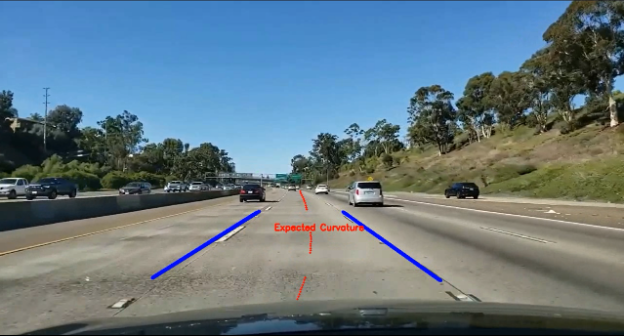
#> input picture images/curve.png, 624 x 336 px
$ python -i night_time.py   (imports and definitions only)
#> lines starting #> are read from the running program, lines starting #| are printed output that depends on the picture; after the words box and inside, x2 and y2 are one past the last pixel; in counts of white or black regions, pixels touching at a corner belong together
#> further down, picture is the input picture: shape (336, 624, 3); mean B, G, R 130.8, 120.7, 101
import cv2

def enhance_nighttime_visibility(frame, brightness_value = 15):
    # Convert to HSV - HSV (Hue, Saturation, Value)
    # the 'Value' channel represents brightness
#> called with brightness_value = 15
    hsv = cv2.cvtColor(frame, cv2.COLOR_BGR2HSV)
#> hsv: shape (336, 624, 3); mean H, S, V 62.4, 88.5, 143.2
    h, s, v = cv2.split(hsv)
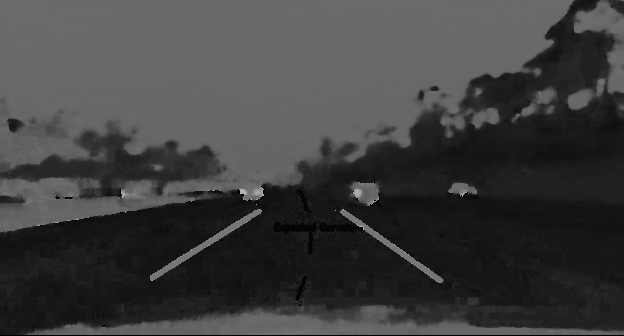
#> h: shape (336, 624); min 0, max 179, mean 62.4
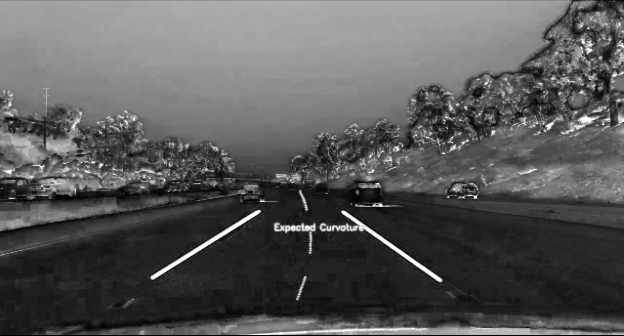
#> s: shape (336, 624); min 0, max 255, mean 88.5
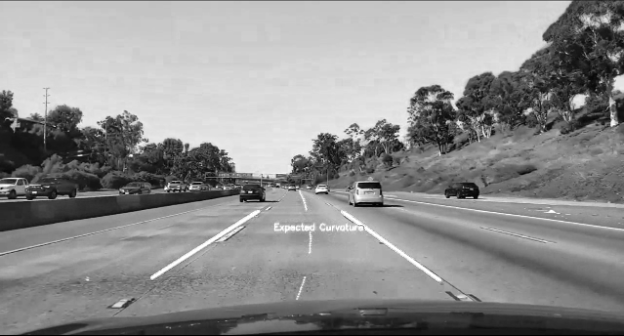
#> v: shape (336, 624); min 0, max 255, mean 143.2

    # Add brightness without exceeding top limit
    lim = 255 - brightness_value
    v[v > lim] = 255
#> v: shape (336, 624); 0.28% of pixels changed, all inside (x1, y1, x2, y2) = (3, 121, 615, 281)
    v[v <= lim] += brightness_value

    final_hsv = cv2.merge((h, s, v))
#> final_hsv: shape (336, 624, 3); mean H, S, V 62.4, 88.5, 158.2
    img_brightened = cv2.cvtColor(final_hsv, cv2.COLOR_HSV2BGR)

    enhanced_frame_gray = cv2.cvtColor(img_brightened, cv2.COLOR_BGR2GRAY)
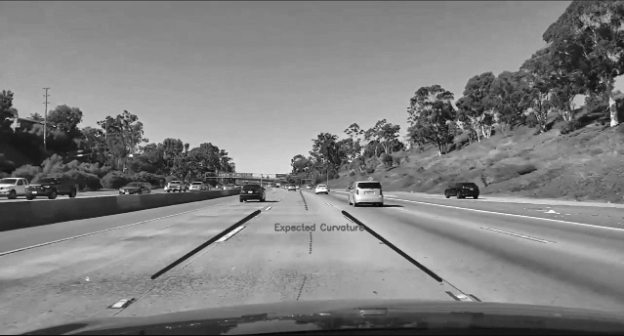
#> enhanced_frame_gray: shape (336, 624); min 6, max 255, mean 128.2
    return enhanced_frame_gray

>>> import cv2
>>> picture = cv2.imread('../../images/curve.png')
>>> result = enhance_nighttime_visibility(picture)

$ run again, on images/day.png
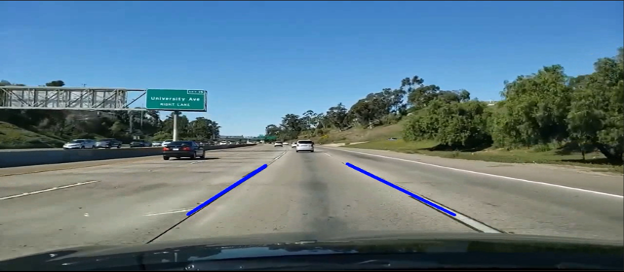
#> input picture images/day.png, 624 x 272 px
#> picture is the input picture: shape (272, 624, 3); mean B, G, R 131.8, 119.8, 94.9
#> hsv: shape (272, 624, 3); mean H, S, V 68.3, 94.7, 141.8
#> in enhance_nighttime_visibility, `h, s, v = cv2.split(hsv)`:
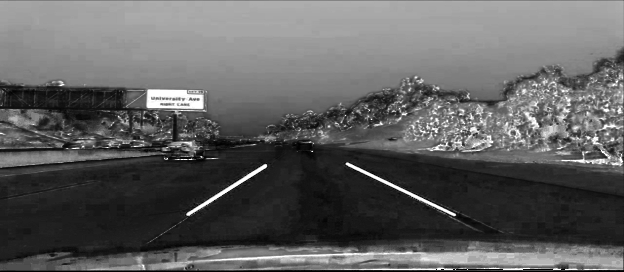
#> s: shape (272, 624); min 0, max 255, mean 94.7
#> final_hsv: shape (272, 624, 3); mean H, S, V 68.3, 94.7, 156.8
#> in enhance_nighttime_visibility, `enhanced_frame_gray = cv2.cvtColor(img_brightened, cv2.COLOR_BGR2GRAY)`:
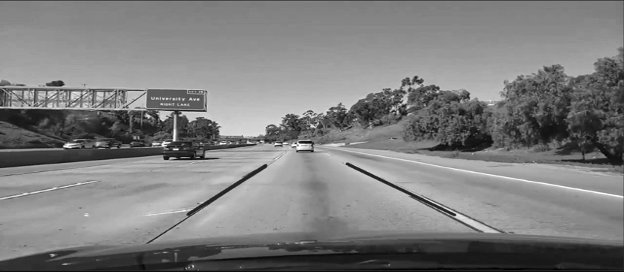
#> enhanced_frame_gray: shape (272, 624); min 2, max 255, mean 125.8
